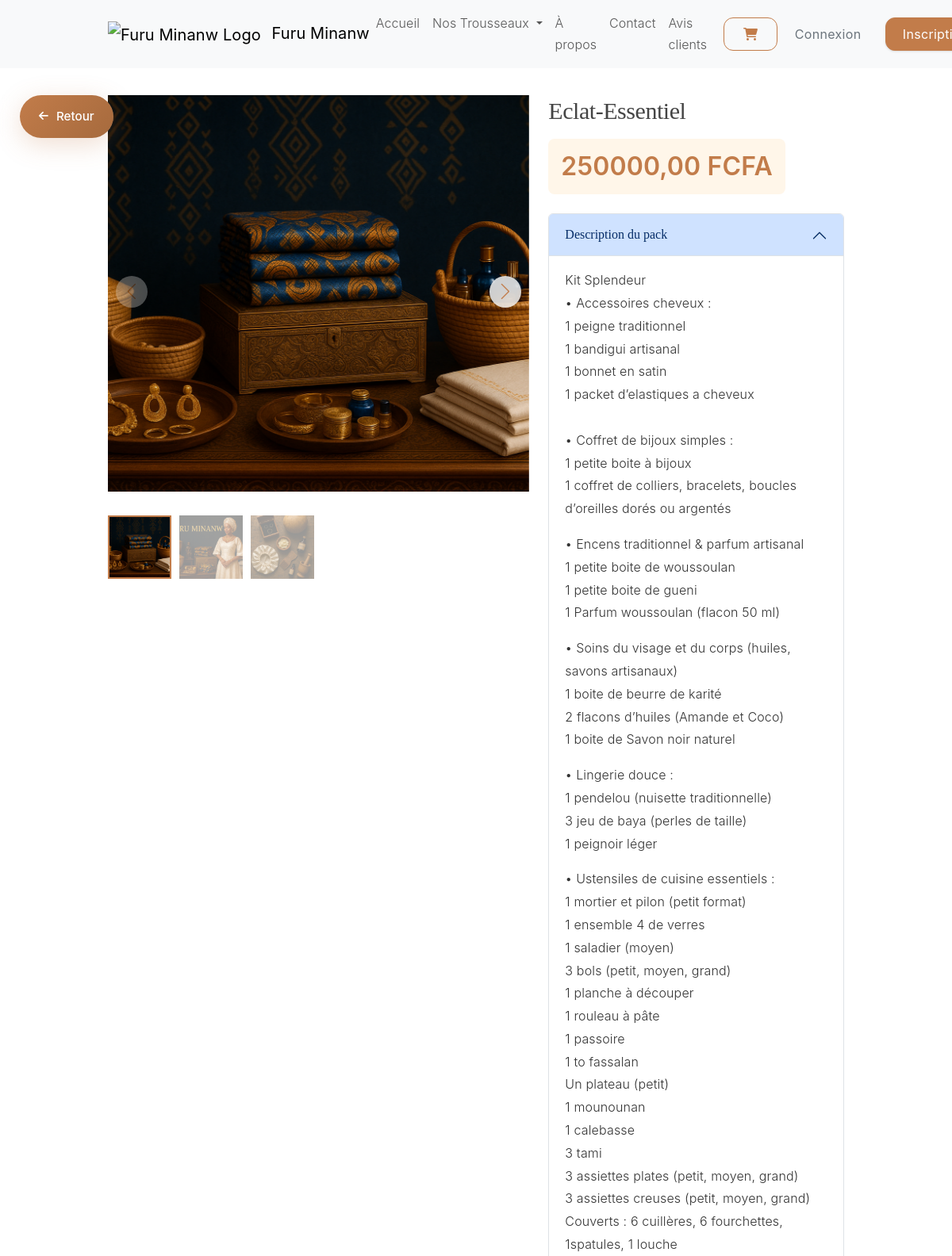
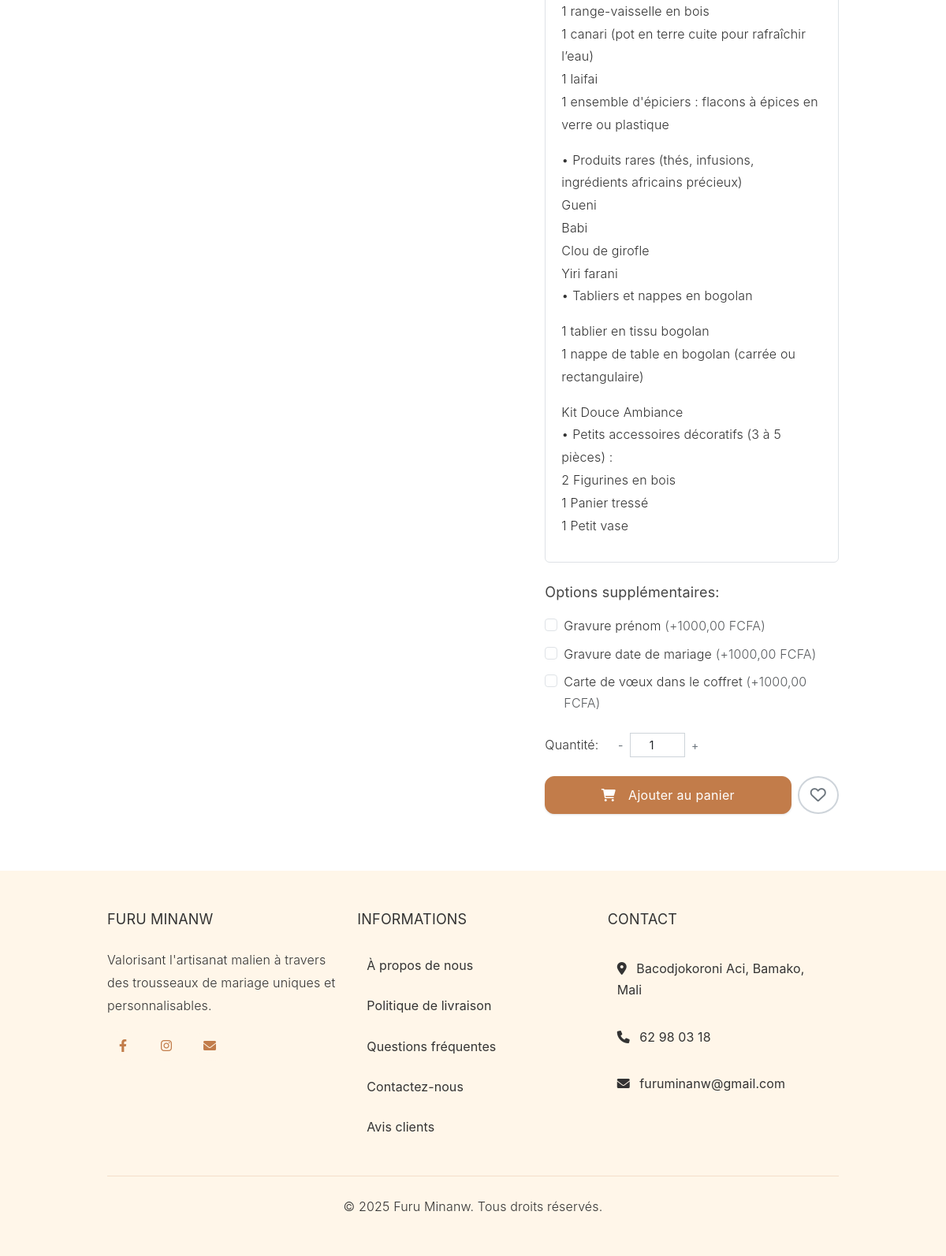
The app's page /produits/eclat-essentiel/ with its own data (2 pictures, top to bottom).
### produits/models.py (models this page shows, shortened)
class Pack(models.Model):
    CATEGORIE_CHOICES = (
        ('standard', 'Standard'),
        ('prestige', 'Prestige'),
        ('luxe', 'Luxe'),
    )
    nom = models.CharField(max_length=200)
    slug = models.SlugField(max_length=200, unique=True)
    description = models.TextField()
    prix = models.DecimalField(max_digits=10, decimal_places=2)
    categorie = models.CharField(max_length=20, choices=CATEGORIE_CHOICES)
    image_principale = models.ImageField(upload_to='packs/', blank=True)
    actif = models.BooleanField(default=True)
    date_creation = models.DateTimeField(auto_now_add=True)
    date_modification = models.DateTimeField(auto_now=True)
    favoris = models.ManyToManyField(User, related_name='packs_favoris', blank=True)
    class Meta:
        ordering = [
            models.Case(
                models.When(categorie='standard', then=models.Value(1)),
                models.When(categorie='prestige', then=models.Value(2)),
                models.When(categorie='luxe', then=models.Value(3)),
                default=models.Value(4),
            ),
            'prix'
        ]
        verbose_name = 'Pack'
        verbose_name_plural = 'Packs'

class ImagePack(models.Model):
    pack = models.ForeignKey(Pack, related_name='images', on_delete=models.CASCADE)
    image = models.ImageField(upload_to='packs/')
    alt_text = models.CharField(max_length=200, blank=True)
    est_principale = models.BooleanField(default=False)
    class Meta:
        verbose_name = 'Image du pack'
        verbose_name_plural = 'Images des packs'

class OptionDePack(models.Model):
    pack = models.ForeignKey(Pack, related_name='options', on_delete=models.CASCADE)
    option = models.ForeignKey(Option, on_delete=models.CASCADE)
    prix_supplement = models.DecimalField(max_digits=10, decimal_places=2, default=0)
    class Meta:
        verbose_name = 'Option de pack'
        verbose_name_plural = 'Options de pack'
        unique_together = ('pack', 'option')

class Option(models.Model):
    CATEGORIE_CHOICES = (
        ('couleur', 'Couleur'),
        ('matiere', 'Matière'),
        ('taille', 'Taille'),
        ('style', 'Style'),
        ('autre', 'Autre'),
    )
    nom = models.CharField(max_length=100)
    categorie = models.CharField(max_length=20, choices=CATEGORIE_CHOICES)
    description = models.TextField(blank=True)
    class Meta:
        verbose_name = 'Option'
        verbose_name_plural = 'Options'

### produits/views.py (the view)
# urls.py: path('<slug:slug>/', views.detail_pack, name='detail_pack'),
def detail_pack(request, slug):
    pack = get_object_or_404(Pack, slug=slug, actif=True)
    est_favori = pack.favoris.filter(id=request.user.id).exists() if request.user.is_authenticated else False
    context = {
        'pack': pack,
        'est_favori': est_favori,
        'titre': pack.nom
    }
    return render(request, 'produits/detail_pack.html', context)

### commandes/context_processors.py (called while the page is built)
def panier_processor(request):
    panier = Panier(request)
    return {'panier': panier}

### commandes/panier.py (called while the page is built)
    def get_nombre_produits(self):
        return sum(item['quantite'] for item in self.panier.values())

### pages/context_processors.py (called while the page is built)
def contact_info(request):
    return {
        'COMPANY_ADDRESS': 'Bacodjokoroni Aci',
        'COMPANY_CITY': 'Bamako',
        'COMPANY_COUNTRY': 'Mali',
        'COMPANY_PHONE': '62 98 03 18',
        'COMPANY_PHONE_LINK': 'tel:+22362980318',
        'COMPANY_EMAIL': 'furuminanw@gmail.com',
        'COMPANY_MAPS_URL': 'https://maps.app.goo.gl/kjm7iFSPfGDtNgvGA?g_st=iw',
        'COMPANY_FACEBOOK': 'https://www.facebook.com/profile.php?id=61576750467318',
        'COMPANY_INSTAGRAM': 'https://www.instagram.com/furuminanw?igsh=anE5YXhoeXMybnl2&utm_source=qr',
    }

### templates/produits/detail_pack.html (shortened to what this page needs)
{% extends 'base.html' %}
{% block content %}
<div class="container mt-4">
    <div class="row">
        <div class="col-lg-7">
            <div class="product-images">
                <div class="swiper main-swiper">
                    <div class="swiper-wrapper">
                        {% if pack.image_principale %}
                            <div class="swiper-slide">
                                <img src="{{ pack.image_principale.url }}" alt="{{ pack.nom }}">
                            </div>
                        {% endif %}
                    </div>
                    <div class="swiper-button-next"></div>
                </div>
                <div class="swiper thumbnail-swiper">
                    <div class="swiper-wrapper">
                        {% if pack.image_principale %}
                            <div class="swiper-slide">
                                <img src="{{ pack.image_principale.url }}" alt="{{ pack.nom }}">
                            </div>
                        {% endif %}
                        {% for image in pack.images.all %}
                            <div class="swiper-slide">
                                <img src="{{ image.image.url }}" alt="{{ image.alt_text|default:pack.nom }}">
                            </div>
                        {% endfor %}
                    </div>
                </div>
            </div>
        </div>
        <div class="col-lg-5">
            <h1 class="h2 mb-3">{{ pack.nom }}</h1>
            <div class="price">{{ pack.prix }} FCFA</div>
            <div class="accordion mb-4" id="packDescription">
                <div class="accordion-item">
                    <h2 class="accordion-header">
                        <button class="accordion-button" type="button" data-bs-toggle="collapse" data-bs-target="#descriptionCollapse" aria-expanded="true" aria-controls="descriptionCollapse">
                            Description du pack
                        </button>
                    </h2>
                    <div id="descriptionCollapse" class="accordion-collapse collapse show" data-bs-parent="#packDescription">
                        <div class="accordion-body">
                            {{ pack.description|linebreaks }}
                        </div>
                    </div>
                </div>
            </div>
            <form action="{% url 'commandes:ajouter_au_panier' pack.id %}" method="post">
                {% if pack.options.exists %}
                    <div class="mb-4">
                        <h5 class="mb-3">Options supplémentaires:</h5>
                        {% for option_pack in pack.options.all %}
                            <div class="form-check mb-2">
                                <input class="form-check-input" type="checkbox"
                                       name="option_{{ option_pack.option.id }}"
                                       id="option_{{ option_pack.option.id }}">
                                <label class="form-check-label" for="option_{{ option_pack.option.id }}">
                                    {{ option_pack.option.nom }}
                                    {% if option_pack.prix_supplement > 0 %}
                                        <span class="text-muted">(+{{ option_pack.prix_supplement }} FCFA)</span>
                                    {% endif %}
                                </label>
                            </div>
                        {% endfor %}
                    </div>
                {% endif %}
                <div class="d-flex align-items-center gap-3 mb-4">
                    <label class="form-label mb-0">Quantité:</label>
                    <div class="quantity-input">
                        <div class="input-group input-group-sm">
                            <button type="button" class="btn btn-outline-secondary" onclick="updateQuantity(-1)">-</button>
                            <input type="number" class="form-control text-center" id="quantite" name="quantite" value="1" min="1" max="10">
                            <button type="button" class="btn btn-outline-secondary" onclick="updateQuantity(1)">+</button>
                        </div>
                    </div>
                </div>
                <div class="d-flex gap-2">
                    <button type="submit" class="btn btn-primary flex-grow-1">
                        <i class="fas fa-shopping-cart me-2"></i>Ajouter au panier
                    </button>
                    <button type="button" class="btn btn-outline-primary favorite-btn {% if est_favori %}active{% endif %}" onclick="toggleFavori({{ pack.id }}, this)">
                        <i class="{% if est_favori %}fas{% else %}far{% endif %} fa-heart"></i>
                    </button>
                </div>
            </form>
        </div>
    </div>
</div>
{% endblock %}

### templates/produits/detail_pack.html (style rules this page uses)
.swiper { width: 100%; height: 500px; margin-bottom: 20px; }
.swiper-slide { background: #fff; display: flex; justify-content: center; align-items: center; }
.swiper-slide img { width: 100%; height: 100%; object-fit: cover; }
.swiper-button-next, .swiper-button-prev { color: var(--color-primary); background: rgba(255, 255, 255, 0.8); width: 40px; height: 40px; border-radius: 50%; }
.swiper-button-next:after, .swiper-button-prev:after { font-size: 20px; }
.thumbnail-swiper { height: 100px; box-sizing: border-box; padding: 10px 0; }
.thumbnail-swiper .swiper-slide { width: 80px; height: 80px; opacity: 0.4; cursor: pointer; }
.thumbnail-swiper .swiper-slide-thumb-active { opacity: 1; border: 2px solid var(--color-primary); }
.thumbnail-swiper img { width: 100%; height: 100%; object-fit: cover; }
.price { font-size: 2rem; font-weight: 600; color: var(--color-primary); margin-bottom: 1.5rem; display: inline-block; padding: 0.5rem 1rem; background-color: var(--color-accent); border-radius: 8px; }
.quantity-input { width: 120px; }
.quantity-input .btn { padding: 0.25rem 0.5rem; font-size: 0.875rem; }
.quantity-input input { width: 50px; text-align: center; border: 1px solid #ced4da; border-radius: 4px; padding: 0.25rem; }
.favorite-btn { display: inline-flex; align-items: center; justify-content: center; width: 48px; height: 48px; border-radius: 50%; border: 2px solid; background: transparent; transition: all 0.3s ease; cursor: pointer; }
.favorite-btn i { font-size: 1.25rem; transition: all 0.3s ease; }
.favorite-btn:not(.active) { border-color: #ced4da; color: #6c757d; }

### records on screen
Pack: image_principale (picture), nom "Eclat-Essentiel", prix "250000,00", description "Kit Splendeur • Accessoires cheveux : 1 peigne traditionnel 1 bandigui artisanal 1 bonnet en satin 1 packet d’elastiques a cheveux • Coffret de bijoux simples : 1 petite boite à bijoux 1 coffret de colliers, bracelets, boucles d’oreilles dorés ou argentés • Encens traditionnel & parfum artisanal 1 petite boite de woussoulan 1 petite boite de gueni 1 Parfum woussoulan (flacon 50 ml) • Soins du visage et du corps (huiles, savons artisanaux) 1 boite de beurre de karité 2 flacons d’huiles (Amande et Coco) 1 boite de Savon noir naturel • Lingerie douce : 1 pendelou (nuisette traditionnelle) 3 jeu de baya (perles de taille) 1 peignoir léger • Ustensiles de cuisine essentiels : 1 mortier et pilon…"
ImagePack: image (picture)
ImagePack: image (picture)
OptionDePack: option.nom "Gravure prénom", prix_supplement "1000,00"
OptionDePack: option.nom "Gravure date de mariage", prix_supplement "1000,00"
OptionDePack: option.nom "Carte de vœux dans le coffret", prix_supplement "1000,00"

### other values on screen
{{ COMPANY_ADDRESS }} "Bacodjokoroni Aci"
{{ COMPANY_CITY }} "Bamako"
{{ COMPANY_COUNTRY }} "Mali"
{{ COMPANY_PHONE }} "62 98 03 18"
{{ COMPANY_EMAIL }} "furuminanw@gmail.com"
